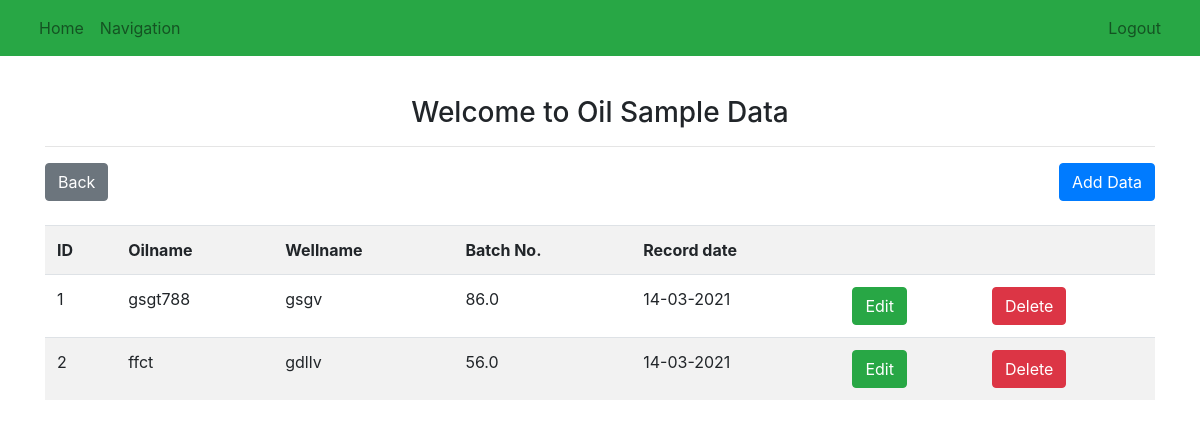
/oilsample (signed in), run on the app's committed database.
### app.py (models this page shows, shortened)
class Oilsample(db.Model):
    id = db.Column(db.Integer,primary_key =True)
    oilname = db.Column(db.String(150), nullable=False)
    wellname = db.Column(db.String(100), nullable=False)
    batchno    = db.Column(db.Float,nullable=False)
    recorddate = db.Column(db.DateTime,default =datetime.now())

### app.py (the view)
@app.route('/oilsample')
@login_required
def oilsample():
    infos = Oilsample.query.all()
    return render_template('oilsample.html',infos=infos)

### app.py (called while the page is built)
@login_manager.user_loader
def load_user(user_id):
    return User.query.get(user_id)

### templates/oilsample.html (shortened to what this page needs)
{% extends 'layout.html' %}
{% block body %}
<div class="container mt-3">
    <h3 class="text-center">
        Welcome to Oil Sample Data
    </h3>
    <hr>
    <a href="{{url_for('navigation')}}" class='btn btn-secondary '>Back</a>
    <a href="{{url_for('new_oilsample')}}" class='btn btn-primary float-right'>Add Data</a>
    <br><br>
<table class='table table-striped'>
    <tr>
        <th>ID</th>
        <th>Oilname</th>
        <th>Wellname</th>
        <th>Batch No.</th>
        <th>Record date</th>
        <th></th>
        <th></th>
    </tr>
    {% for info in infos %}
       <tr>
           <td>{{info.id}}</td>
           <td>{{info.oilname}}</td>
           <td>{{info.wellname}}</td>
           <td>{{info.batchno}}</td>
           <td>{{info.recorddate.strftime('%d-%m-%Y')}}</td>
           {% if current_user.role == 'admin' %}
           <td><a href="/oilsample/{{info.id}}/update" class='btn btn-success'>Edit</a></td>
           <td><a href="/oilsample/delete/{{info.id}}" class='btn btn-danger' onclick= "return confirm('Do you really want to delete ?');"  >Delete</a></td>
           {% endif %}
       </tr>
    {% endfor %}
</table>
</div>
{% endblock %}

### data on the page
Oilsample: id "1", oilname "gsgt788", wellname "gsgv", batchno "86.0", recorddate "14-03-2021"
Oilsample: id "2", oilname "ffct", wellname "gdllv", batchno "56.0", recorddate "14-03-2021"
